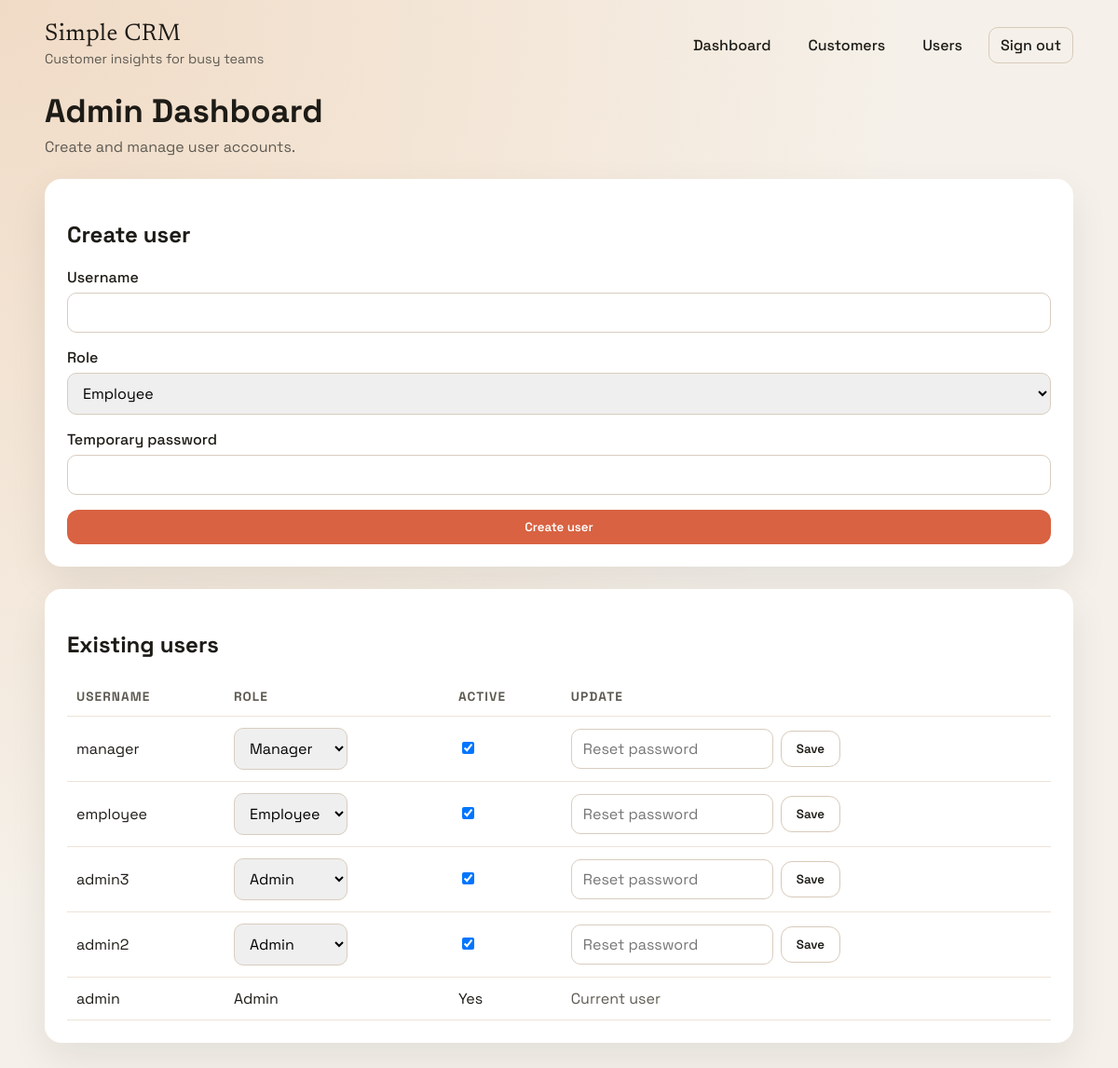
The app's page /admin/users (signed in) with its own data.
### app/models.py (models this page shows, shortened)
class User(UserMixin, db.Model):
    id = db.Column(db.Integer, primary_key=True)
    username = db.Column(db.String(80), unique=True, nullable=False)
    password_hash = db.Column(db.String(255), nullable=False)
    role = db.Column(db.String(20), nullable=False)
    active = db.Column(db.Boolean, default=True)
    created_at = db.Column(db.DateTime, default=datetime.utcnow)
    customers = db.relationship("Customer", back_populates="created_by")
    interactions = db.relationship("Interaction", back_populates="user")

### app/routes.py (the view)
@web_bp.route("/admin/users")
@login_required
@role_required(ROLE_ADMIN)
def admin_users():
    users = User.query.order_by(User.created_at.desc()).all()
    return render_template("admin_users.html", users=users, roles=ROLE_OPTIONS)

### app/__init__.py (called while the page is built)
@login_manager.user_loader
def load_user(user_id):
    from .models import User
    return User.query.get(int(user_id))

### app/utils.py (called while the page is built)
def role_required(*roles):
    def decorator(func):
        @wraps(func)
        def wrapper(*args, **kwargs):
            if not current_user.is_authenticated:
                return login_manager.unauthorized()
            if not current_user.active:
                abort(403)
            if current_user.role not in roles:
                abort(403)
            return func(*args, **kwargs)
        return wrapper
    return decorator

### app/templates/admin_users.html
{% extends 'base.html' %}
{% block content %}
<section class="page-header">
  <div>
    <h1>Admin Dashboard</h1>
    <p class="muted">Create and manage user accounts.</p>
  </div>
</section>
<section class="panel">
  <h2>Create user</h2>
  <form class="form-grid" method="post" action="{{ url_for('api.admin_user_new') }}">
    <label>
      <span>Username</span>
      <input type="text" name="username" required>
    </label>
    <label>
      <span>Role</span>
      <select name="role" required>
        {% for role in roles %}
          <option value="{{ role }}">{{ role.title() }}</option>
        {% endfor %}
      </select>
    </label>
    <label>
      <span>Temporary password</span>
      <input type="password" name="password" required>
    </label>
    <button class="primary" type="submit">Create user</button>
  </form>
</section>
<section class="panel">
  <h2>Existing users</h2>
  <div class="table-wrap">
    <table class="table">
      <thead>
        <tr>
          <th scope="col">Username</th>
          <th scope="col">Role</th>
          <th scope="col">Active</th>
          <th scope="col">Update</th>
        </tr>
      </thead>
      <tbody>
        {% for user in users %}
          <tr>
            <td>{{ user.username }}</td>
            {% if user.id == current_user.id %}
              <td>{{ user.role.title() }}</td>
              <td>{{ "Yes" if user.active else "No" }}</td>
              <td class="muted">Current user</td>
            {% else %}
              {% set form_id = "user-form-" ~ user.id %}
              <td>
                  <select name="role" aria-label="Role for {{ user.username }}" form="{{ form_id }}">
                    {% for role in roles %}
                      <option value="{{ role }}" {% if role == user.role %}selected{% endif %}>{{ role.title() }}</option>
                    {% endfor %}
                  </select>
              </td>
              <td>
                  <input type="checkbox" name="active" {% if user.active %}checked{% endif %} aria-label="Active status for {{ user.username }}" form="{{ form_id }}">
              </td>
              <td>
                  <form id="{{ form_id }}" method="post" action="{{ url_for('api.admin_user_edit', user_id=user.id) }}" class="inline-form">
                    <input type="password" name="password" placeholder="Reset password" aria-label="Reset password for {{ user.username }}">
                    <button class="ghost" type="submit">Save</button>
                  </form>
              </td>
            {% endif %}
          </tr>
        {% endfor %}
      </tbody>
    </table>
  </div>
</section>
{% endblock %}

### app/static/app.css (style rules this page uses)
:root { --bg: #f5f1ea; --surface: #ffffff; --ink: #1d1b16; --muted: #5e5a52; --accent: #d86241; --accent-dark: #b0472a; --accent-soft: #f7d4c4; --shadow: 0 16px 40px rgba(0, 0, 0, 0.08); --radius: 18px; }
* { box-sizing: border-box; }
body { margin: 0; font-family: "Space Grotesk", "Trebuchet MS", sans-serif; color: var(--ink); background: radial-gradient(circle at top left, #f0dbc6, transparent 60%), radial-gradient(circle at 20% 20%, #f8f1e6, transparent 45%), var(--bg); min-height: 100vh; }
.page-header { display: flex; align-items: center; justify-content: space-between; flex-wrap: wrap; gap: 16px; margin-bottom: 24px; }
.page-header h1 { margin: 0 0 6px; font-size: clamp(1.6rem, 3vw, 2.2rem); }
.muted { color: var(--muted); margin: 0; }
.form-grid { display: grid; gap: 16px; margin-top: 16px; }
.form-grid label, .filter-bar label { display: grid; gap: 6px; font-weight: 500; }
input, select, textarea { padding: 10px 12px; border-radius: 10px; border: 1px solid #d8cdbf; font-family: inherit; font-size: 1rem; }
button, .primary, .ghost, .danger { font-family: inherit; border: none; cursor: pointer; padding: 10px 16px; border-radius: 12px; text-decoration: none; font-weight: 600; }
.primary { background: var(--accent); color: #fff; }
.ghost { background: transparent; color: var(--ink); border: 1px solid #d7c9b9; }
.panel { background: var(--surface); padding: 24px; border-radius: var(--radius); margin-bottom: 24px; box-shadow: var(--shadow); }
.table-wrap { overflow-x: auto; }
.table { width: 100%; border-collapse: collapse; }
.table th, .table td { text-align: left; padding: 12px 10px; border-bottom: 1px solid #eee3d8; }
.table th { font-size: 0.85rem; text-transform: uppercase; letter-spacing: 0.08em; color: var(--muted); }
.inline-form { display: flex; align-items: center; gap: 8px; }
.inline-form input[type="password"] { min-width: 160px; }

### records on screen
User: username "manager", role "Manager", active "☑"
User: username "employee", role "Employee", active "☑"
User: username "admin3", role "Admin", active "☑"
User: username "admin2", role "Admin", active "☑"
User: username "admin", role "Admin", active "Yes"

### other values on screen
form field role "Employee"
